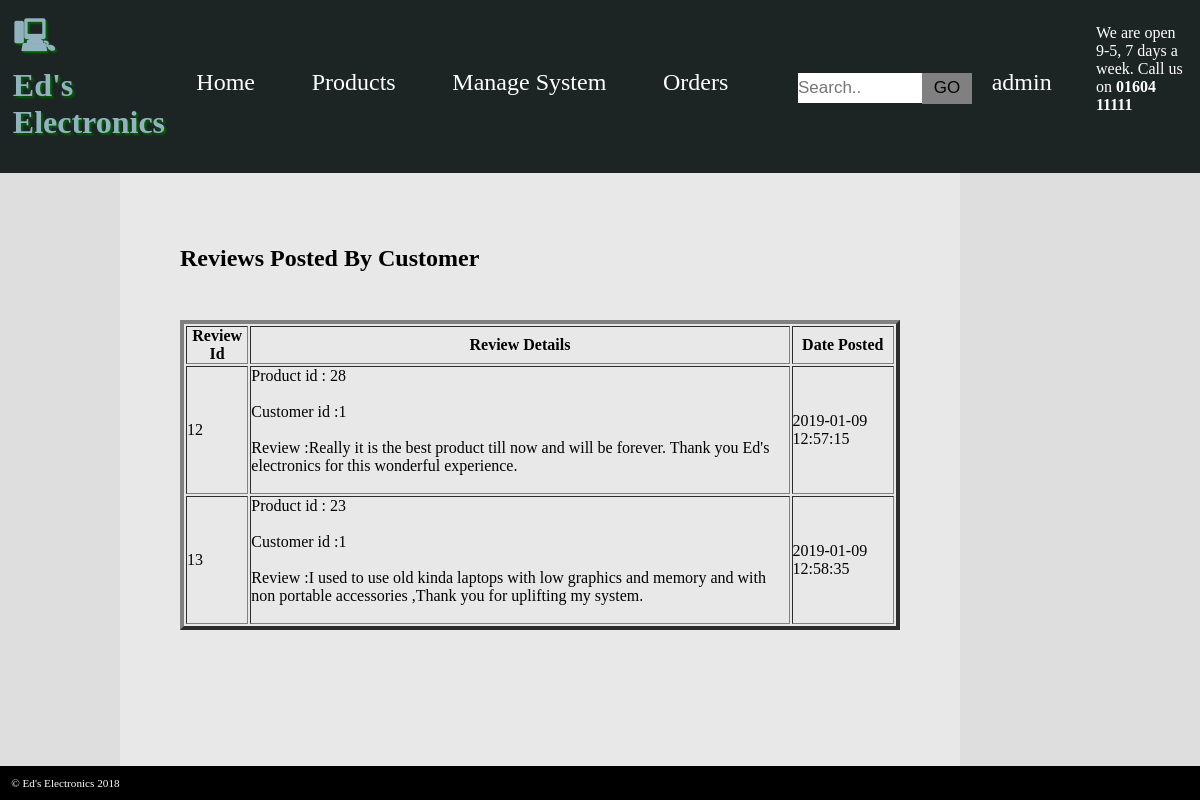
Screenshot of /checkReview.php?uId=1 (signed in) with the database file from the repository.
### tables this page shows
CREATE TABLE `reviews` (
  `r_id` int(11) NOT NULL,
  `p_id` int(11) NOT NULL,
  `user_id` int(11) NOT NULL,
  `review` varchar(255) NOT NULL,
  `date` timestamp NOT NULL DEFAULT CURRENT_TIMESTAMP
);

### session.php (called while the page is built, shortened)
<?php
	include 'header.php';
?>

### checkReview.php (the view)
<?php
	include 'session.php';
	$uId = !empty($_GET['uId']);
	$s = $p->prepare("SELECT * FROM reviews WHERE user_id =$uId");
	$s->execute();
	include 'footer.php';
?>
<?php if (isset($_SESSION['aId'])) { ?>
<main>
<h2>Reviews Posted By Customer</h2><br><br>
<table border="4">
	<tr>
		<th>Review Id</th>
		<th>Review Details</th>
		<th>Date Posted</th>
	</tr>
	<?php
	foreach ($s as $all) {?>
		<tr>
			<td><?php echo  $all['r_id'];?></td>
			<td>
				<ul class="review">
				<li>Product id : <?php echo $all['p_id'];?></li><br>
				<li> Customer id :<?php echo $all['user_id'];?></li><br>
				<li>Review :<?php echo $all['review'];?></li><br>
				</ul>
			</td>
			<td><?php echo $all['date'];?></td>
		</tr>
	<?php }?>
</table><br><br><br><br><br><br>
</main>
<?php } ?>

### header.php (shortened to what this page needs)
<link rel="stylesheet" href="electronics.css" />
<header>
			<h1>Ed's Electronics</h1>
			<ul>
				<li><a href="index.php">Home</a></li>
				<li><a href="#">Products</a>
				</li>
				<li><?php
				if (isset($_SESSION['aId'])) {
						echo "Manage System";
						}
				?>
				</li>
				<?php
				if (isset($_SESSION['aId'])) {
						echo '<li><a href ="orders.php">Orders</a></li>';
					}
				?>
				<li><?php
						include 'search.php'
						?>
				</li>
				<li><?php
						$p = new PDO('mysql:dbname=assessment;host=localhost','root','');
						if (isset($_SESSION['sId'])) {
							$id = $_SESSION['sId'];
							$u = $p->prepare("SELECT uName FROM user_login WHERE user_id = '$id'");
							$u->execute();
							$s =$u->fetch();
							echo $s['uName'];
						}
						else if (isset($_SESSION['aId'])) {
							$id = $_SESSION['aId'];
							$u = $p->prepare("SELECT uName FROM admin_login WHERE admin_id = '$id'");
							$u->execute();
							$s =$u->fetch();
							echo $s['uName'];
						}
						else
							echo "Account";
						?>
					</li>
			</ul>
			<address>
				<p>We are open 9-5, 7 days a week. Call us on
					<strong>01604 11111</strong>
				</p>
			</address>
		</header>

### electronics.css (style rules this page uses)
* { margin: 0; padding: 0; }
h1 { font-family: 'Audiowide', cursive; margin: 0.4em; }
header h1:before { content: "\1F5B3"; font-family: 'hack'; padding-right: 0.4em; }
header h1 { color: #92B2BF; text-shadow: 2px 2px 2px darkgreen; }
header a { color: white; text-decoration: none; }
header address { float: right; color: white; font-style: normal; padding: 1em; }
main { min-height: 20vh; grid-area: main; padding: 5vw; background-color: #E8E8E8; }
header { background-color: #1C2524; grid-area: header;transition: 0.5s; }
header { display: grid; grid-template-columns: 10% 80% 10%; }
header ul { align-self: center; display: grid; grid-template-columns: auto auto auto auto auto auto; grid-template-rows: auto; color: white; list-style-type: none;padding-left: 5%; }
header > ul > li { font-size: 1.5em; cursor: pointer; text-align: center; }
h1 { font-weight: bold; margin-bottom: 1em; }
p { margin-top: 0.5em; margin-bottom: 0.5em; }
h2 { margin-top: 0.5em; margin-bottom: 0.5em; }
.review { list-style-type: none; }

### rows the page displays
reviews: r_id "12", p "28", user "1", review "Really it is the best product till now and will be forever. Thank you Ed's electronics for this wonderful experience.", date "2019-01-09 12:57:15"
reviews: r_id "13", p "23", user "1", review "I used to use old kinda laptops with low graphics and memory and with non portable accessories ,Thank you for uplifting my system.", date "2019-01-09 12:58:35"

### other values shown
$s['uName'] "admin"
